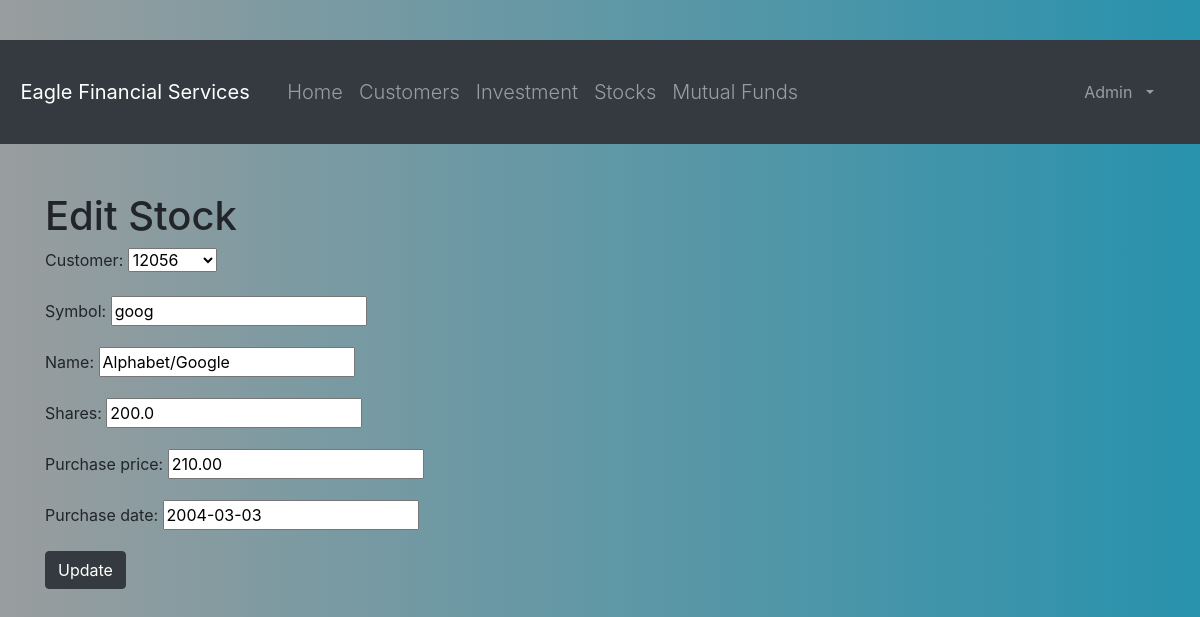
/stock/1/edit/ (signed in), run on the app's committed database.
### portfolio/models.py (models this page shows, shortened)
class Stock(models.Model):
    customer = models.ForeignKey(Customer, on_delete=models.CASCADE, related_name='stocks')
    symbol = models.CharField(max_length=10)
    name = models.CharField(max_length=50)
    shares = models.DecimalField(max_digits=10, decimal_places=1)
    purchase_price = models.DecimalField(max_digits=10, decimal_places=2)
    purchase_date = models.DateField(default=timezone.now, blank=True, null=True)

### portfolio/views.py (the view)
# urls.py: path('stock/<int:pk>/edit/', views.stock_edit, name='stock_edit'),
@login_required
def stock_edit(request, pk):
    stock = get_object_or_404(Stock, pk=pk)
    if request.method == "POST":
        form = StockForm(request.POST, instance=stock)
        if form.is_valid():
            stock = form.save()
            stock.updated_date = timezone.now()
            stock.save()
            stocks = Stock.objects.filter(purchase_date__lte=timezone.now())
            return render(request, 'portfolio/stock_list.html', {'stocks': stocks})
    else:
        form = StockForm(instance=stock)
    return render(request, 'portfolio/stock_edit.html', {'form': form})

### portfolio/forms.py
class StockForm(forms.ModelForm):
    class Meta:
        model = Stock
        fields = ('customer', 'symbol', 'name', 'shares', 'purchase_price', 'purchase_date',)

### portfolio/models.py (called while the page is built)
    def __str__(self):
        return str(self.cust_number)

### portfolio/templates/portfolio/stock_edit.html
{% extends 'portfolio/base.html' %}
{% load crispy_forms_tags %}
{% block content %}
    <h1>Edit Stock</h1>
       <form action="" method="post">{% csrf_token %}
        {{ form.as_p }}
        <button type="submit" class="btn btn-dark">Update</button>
    </form>
</body>
{% endblock %}

### portfolio/templates/portfolio/base.html (shortened to what this page needs)
{% load static %}
<html lang="en">
<head>
  <link rel="stylesheet" href="https://maxcdn.bootstrapcdn.com/bootstrap/4.5.0/css/bootstrap.min.css">
</head>
<body>
 <button class="navbar-toggler" type="button" data-toggle="collapse"  data-target="#navbarCollapse" aria-controls="navbarCollapse"  aria-expanded="false" aria-label="Toggle navigation">
        <span class="navbar-toggler-icon">
        </span>
           </button>
 <nav class="navbar navbar-expand-md navbar-dark bg-dark mb-4">
           <a class="navbar-brand" href="/">Eagle Financial Services</a>
    {% if user.is_authenticated %}
        <div class="collapse navbar-collapse" id="collapsibleNavbar">
            <ul class="navbar-nav">
                <li class="nav-item lead"><a class=nav-link href="{% url 'portfolio:home' %}">Home</a></li>
                <li class="nav-item lead"><a class=nav-link href="{% url 'portfolio:customer_list' %}">Customers</a></li>
                <li class="nav-item lead"><a class=nav-link href="{% url 'portfolio:investment_list' %}">Investment</a></li>
                <li class="nav-item lead"><a class=nav-link href="{% url 'portfolio:stock_list' %}">Stocks</a></li>
                <li class="nav-item lead"><a class=nav-link href="{% url 'portfolio:mutual_list' %}">Mutual Funds</a></li>
            </ul>
    {% endif %}
    <div class="collapse navbar-collapse" id="navbarCollapse">
        {% if user.is_authenticated %}
            <ul class="navbar-nav ml-auto">
                <li class="nav-item">
                                   <a class="nav-link dropdown-toggle" href="#" id="userMenu" data-toggle="dropdown" aria-haspopup="true" aria-expanded="false">
                                       {{ user.username }}
                                   </a>
                </li>
            </ul>
        {% else %}
            <form class="form-inline ml-auto">
                <a href="{% url 'login' %}" class="btn btn-outline-secondary"> Log In</a>
                             <a class="navbar-brand" href="{% url 'portfolio:register' %}"> Sign Up </a>
            </form>
        {% endif %}
    </div>
</nav>
<div class="content container">
    <div class="row">
        <div class="col-md-8">
            {% block content %}{% endblock %}
</body>
</html>

### portfolio/templates/portfolio/base.html (style rules this page uses)
body,html { height: 100%; margin: 0; background: #7F7FD5; background: -webkit-linear-gradient(to right, #536366, #999d9e); background: linear-gradient(to right, #999d9e, #2892ad); }

### data on the page
Stock: customer "12056", symbol "goog", name "Alphabet/Google", shares "200.0", purchase_price "210.00", purchase_date "2004-03-03"

### other printed values
{{ user.username }} "Admin"
